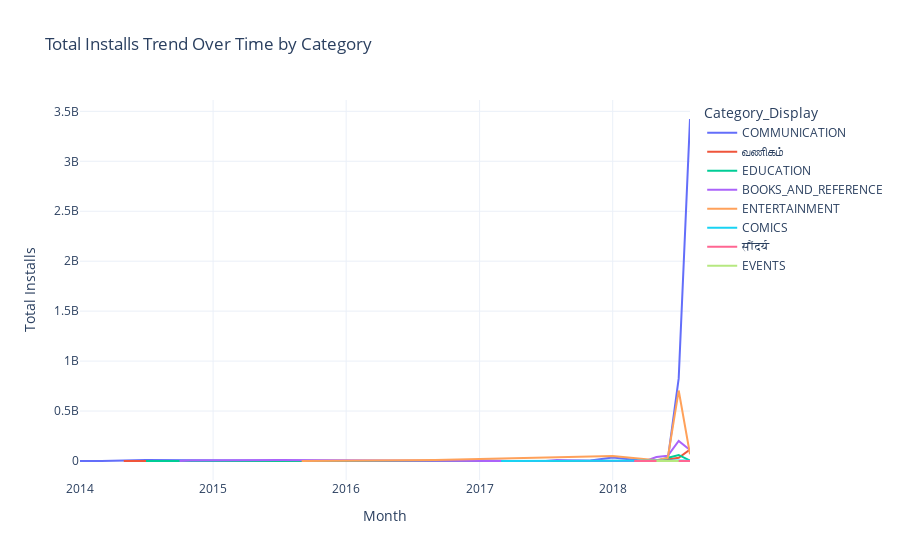

Here is the notebook cell this chart was saved with:
### Code cell
import pandas as pd
import plotly.express as px
from datetime import datetime, time

def show_installs_time_series(df, input_time_ist):
    
    user_time = datetime.strptime(input_time_ist, "%H:%M").time()
    start_time = time(18, 0)
    end_time = time(21, 0)

    if not (start_time <= user_time <= end_time):
        print("⚠️ Warning: This chart is available only between 6 PM and 9 PM IST.")
        return

    df = df.copy()
    
    def clean_installs(val):
        try:
            return int(float(str(val).replace(",", "").replace("+", "")))
        except:
            return None

    df["Installs_Clean"] = df["Installs"].apply(clean_installs)

    df["Reviews"] = pd.to_numeric(df["Reviews"], errors="coerce")

    df["Last Updated"] = pd.to_datetime(df["Last Updated"], errors="coerce")

    df = df.dropna(subset=["Installs_Clean", "Last Updated", "Reviews"])


    df = df[
        (df["Reviews"] > 500) &
        (~df["App"].astype(str).str.upper().str.startswith(("X", "Y", "Z"))) &
        (~df["App"].astype(str).str.contains("S", case=False)) &
        (df["Category"].astype(str).str.upper().str.startswith(("E", "C", "B")))
    ]

    if df.empty:
        print("⚠️ Warning: Time condition satisfied, but no data matches the filters.")
        return

    category_translation = {
        "BEAUTY": "सौंदर्य",
        "BUSINESS": "வணிகம்",
        "DATING": "Partnersuche"
    }

    df["Category_Display"] = df["Category"].str.upper().replace(category_translation)

    df["Month"] = df["Last Updated"].dt.to_period("M").dt.to_timestamp()

    grouped = (
        df.groupby(["Month", "Category_Display"])["Installs_Clean"]
        .sum()
        .reset_index()
        .sort_values("Month")
    )

    fig = px.line(
        grouped,
        x="Month",
        y="Installs_Clean",
        color="Category_Display",
        title="Total Installs Trend Over Time by Category"
    )

    fig.update_layout(
        xaxis_title="Month",
        yaxis_title="Total Installs",
        template="plotly_white"
    )

    fig.show()
    
show_installs_time_series(df, "18:00")

### Figure 1 — Plotly figure (JSON) as saved in the notebook; plotly's stock layout.template omitted (floating-point values rounded to 4 significant figures)
{"data": [{"hovertemplate": "Category_Display=COMMUNICATION<br>Month=%{x}<br>Installs_Clean=%{y}<extra></extra>", "legendgroup": "COMMUNICATION", "line": {"color": "#636efa", "dash": "solid"}, "marker": {"symbol": "circle"}, "mode": "lines", "name": "COMMUNICATION", "orientation": "v", "showlegend": true, "type": "scatter", "x": ["2014-01-01T00:00:00.000000000", "2014-03-01T00:00:00.000000000", "2014-07-01T00:00:00.000000000", "2015-03-01T00:00:00.000000000", "2015-08-01T00:00:00.000000000", "2016-06-01T00:00:00.000000000", "2016-07-01T00:00:00.000000000", "2016-09-01T00:00:00.000000000", "2016-11-01T00:00:00.000000000", "2017-04-01T00:00:00.000000000", "2017-09-01T00:00:00.000000000", "2017-11-01T00:00:00.000000000", "2018-01-01T00:00:00.000000000", "2018-03-01T00:00:00.000000000", "2018-04-01T00:00:00.000000000", "2018-05-01T00:00:00.000000000", "2018-06-01T00:00:00.000000000", "2018-07-01T00:00:00.000000000", "2018-08-01T00:00:00.000000000"], "xaxis": "x", "y": [100000.0, 100000.0, 10000000.0, 1000000.0, 2000000.0, 1000000.0, 110000.0, 1000000.0, 11000000.0, 100000.0, 50000.0, 5000000.0, 36000000.0, 10100000.0, 1000000.0, 5000000.0, 11100000.0, 826700000.0, 3424000000.0], "yaxis": "y"}, {"hovertemplate": "Category_Display=வணிகம்<br>Month=%{x}<br>Installs_Clean=%{y}<extra></extra>", "legendgroup": "வணிகம்", "line": {"color": "#EF553B", "dash": "solid"}, "marker": {"symbol": "circle"}, "mode": "lines", "name": "வணிகம்", "orientation": "v", "showlegend": true, "type": "scatter", "x": ["2014-05-01T00:00:00.000000000", "2015-09-01T00:00:00.000000000", "2016-02-01T00:00:00.000000000", "2016-03-01T00:00:00.000000000", "2017-09-01T00:00:00.000000000", "2017-11-01T00:00:00.000000000", "2017-12-01T00:00:00.000000000", "2018-02-01T00:00:00.000000000", "2018-05-01T00:00:00.000000000", "2018-06-01T00:00:00.000000000", "2018-07-01T00:00:00.000000000", "2018-08-01T00:00:00.000000000"], "xaxis": "x", "y": [100000.0, 100000.0, 10000.0, 1000000.0, 1000000.0, 500000.0, 1001000.0, 1000000.0, 100000.0, 15200000.0, 32100000.0, 115200000.0], "yaxis": "y"}, {"hovertemplate": "Category_Display=EDUCATION<br>Month=%{x}<br>Installs_Clean=%{y}<extra></extra>", "legendgroup": "EDUCATION", "line": {"color": "#00cc96", "dash": "solid"}, "marker": {"symbol": "circle"}, "mode": "lines", "name": "EDUCATION", "orientation": "v", "showlegend": true, "type": "scatter", "x": ["2014-07-01T00:00:00.000000000", "2015-01-01T00:00:00.000000000", "2015-06-01T00:00:00.000000000", "2015-08-01T00:00:00.000000000", "2016-09-01T00:00:00.000000000", "2016-12-01T00:00:00.000000000", "2017-08-01T00:00:00.000000000", "2017-10-01T00:00:00.000000000", "2017-12-01T00:00:00.000000000", "2018-05-01T00:00:00.000000000", "2018-07-01T00:00:00.000000000", "2018-08-01T00:00:00.000000000"], "xaxis": "x", "y": [10000.0, 100000.0, 1000000.0, 1000000.0, 1000000.0, 100000.0, 1000000.0, 1000000.0, 3000000.0, 2100000.0, 60600000.0, 3000000.0], "yaxis": "y"}, {"hovertemplate": "Category_Display=BOOKS_AND_REFERENCE<br>Month=%{x}<br>Installs_Clean=%{y}<extra></extra>", "legendgroup": "BOOKS_AND_REFERENCE", "line": {"color": "#ab63fa", "dash": "solid"}, "marker": {"symbol": "circle"}, "mode": "lines", "name": "BOOKS_AND_REFERENCE", "orientation": "v", "showlegend": true, "type": "scatter", "x": ["2014-10-01T00:00:00.000000000", "2014-11-01T00:00:00.000000000", "2015-07-01T00:00:00.000000000", "2016-06-01T00:00:00.000000000", "2016-08-01T00:00:00.000000000", "2017-02-01T00:00:00.000000000", "2017-04-01T00:00:00.000000000", "2017-05-01T00:00:00.000000000", "2017-07-01T00:00:00.000000000", "2017-08-01T00:00:00.000000000", "2017-11-01T00:00:00.000000000", "2018-04-01T00:00:00.000000000", "2018-05-01T00:00:00.000000000", "2018-06-01T00:00:00.000000000", "2018-07-01T00:00:00.000000000", "2018-08-01T00:00:00.000000000"], "xaxis": "x", "y": [500000.0, 5000000.0, 10000000.0, 60000.0, 100000.0, 100000.0, 1000000.0, 100000.0, 100000.0, 10010000.0, 2000000.0, 1050000.0, 40600000.0, 52100000.0, 201600000.0, 110000000.0], "yaxis": "y"}, {"hovertemplate": "Category_Display=ENTERTAINMENT<br>Month=%{x}<br>Installs_Clean=%{y}<extra></extra>", "legendgroup": "ENTERTAINMENT", "line": {"color": "#FFA15A", "dash": "solid"}, "marker": {"symbol": "circle"}, "mode": "lines", "name": "ENTERTAINMENT", "orientation": "v", "showlegend": true, "type": "scatter", "x": ["2015-09-01T00:00:00.000000000", "2016-04-01T00:00:00.000000000", "2016-09-01T00:00:00.000000000", "2018-01-01T00:00:00.000000000", "2018-03-01T00:00:00.000000000", "2018-05-01T00:00:00.000000000", "2018-06-01T00:00:00.000000000", "2018-07-01T00:00:00.000000000", "2018-08-01T00:00:00.000000000"], "xaxis": "x", "y": [1000000.0, 10000000.0, 10000000.0, 50000000.0, 30000000.0, 7000000.0, 31100000.0, 705300000.0, 67200000.0], "yaxis": "y"}, {"hovertemplate": "Category_Display=COMICS<br>Month=%{x}<br>Installs_Clean=%{y}<extra></extra>", "legendgroup": "COMICS", "line": {"color": "#19d3f3", "dash": "solid"}, "marker": {"symbol": "circle"}, "mode": "lines", "name": "COMICS", "orientation": "v", "showlegend": true, "type": "scatter", "x": ["2017-03-01T00:00:00.000000000", "2018-05-01T00:00:00.000000000", "2018-07-01T00:00:00.000000000", "2018-08-01T00:00:00.000000000"], "xaxis": "x", "y": [100000.0, 200000.0, 6000000.0, 5050000.0], "yaxis": "y"}, {"hovertemplate": "Category_Display=सौंदर्य<br>Month=%{x}<br>Installs_Clean=%{y}<extra></extra>", "legendgroup": "सौंदर्य", "line": {"color": "#FF6692", "dash": "solid"}, "marker": {"symbol": "circle"}, "mode": "lines", "name": "सौंदर्य", "orientation": "v", "showlegend": true, "type": "scatter", "x": ["2018-03-01T00:00:00.000000000", "2018-06-01T00:00:00.000000000", "2018-07-01T00:00:00.000000000", "2018-08-01T00:00:00.000000000"], "xaxis": "x", "y": [5000.0, 1000000.0, 1000000.0, 100000.0], "yaxis": "y"}, {"hovertemplate": "Category_Display=EVENTS<br>Month=%{x}<br>Installs_Clean=%{y}<extra></extra>", "legendgroup": "EVENTS", "line": {"color": "#B6E880", "dash": "solid"}, "marker": {"symbol": "circle"}, "mode": "lines", "name": "EVENTS", "orientation": "v", "showlegend": true, "type": "scatter", "x": ["2018-05-01T00:00:00.000000000", "2018-06-01T00:00:00.000000000", "2018-07-01T00:00:00.000000000"], "xaxis": "x", "y": [10000.0, 500000.0, 1100000.0], "yaxis": "y"}], "layout": {"legend": {"title": {"text": "Category_Display"}, "tracegroupgap": 0}, "title": {"text": "Total Installs Trend Over Time by Category"}, "xaxis": {"anchor": "y", "domain": [0, 1], "title": {"text": "Month"}}, "yaxis": {"anchor": "x", "domain": [0, 1], "title": {"text": "Total Installs"}}}}
